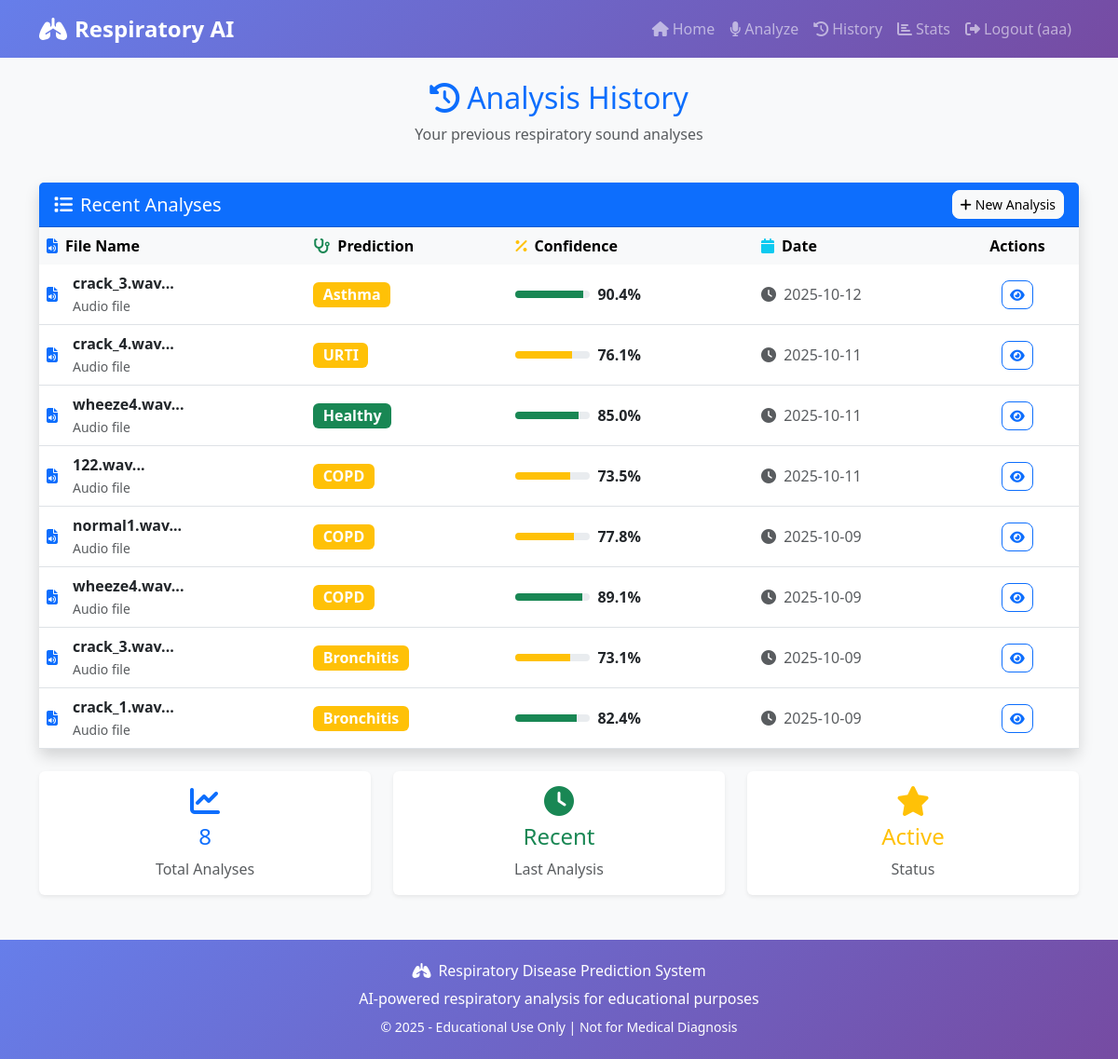
Screenshot of /history (signed in) with the database file from the repository.
### tables this page shows
CREATE TABLE predictions (
        id INTEGER PRIMARY KEY,
        user_id INTEGER,
        filename TEXT,
        prediction TEXT,
        confidence REAL,
        created_at TIMESTAMP DEFAULT CURRENT_TIMESTAMP,
        FOREIGN KEY (user_id) REFERENCES users (id)
    );

### app.py (the view)
@app.route('/history')
def history():
    if 'user_id' not in session:
        return redirect(url_for('login'))
    conn = sqlite3.connect('respiratory.db')
    cursor = conn.cursor()
    cursor.execute('SELECT filename, prediction, confidence, created_at FROM predictions WHERE user_id = ? ORDER BY created_at DESC LIMIT 20', (session['user_id'],))
    predictions = cursor.fetchall()
    conn.close()
    return render_template('history.html', predictions=predictions)

### templates/history.html (shortened to what this page needs)
{% extends "base.html" %}
{% block content %}
<div class="row">
    <div class="col-12 text-center mb-4">
        <h2 class="text-primary">
            <i class="fas fa-history me-2"></i>Analysis History
        </h2>
        <p class="text-muted">Your previous respiratory sound analyses</p>
    </div>
</div>
<div class="row">
    <div class="col-12">
        <div class="card border-0 shadow">
            <div class="card-header bg-primary text-white">
                <div class="row align-items-center">
                    <div class="col">
                        <h5 class="mb-0"><i class="fas fa-list me-2"></i>Recent Analyses</h5>
                    </div>
                    <div class="col-auto">
                        <a href="{{ url_for('upload') }}" class="btn btn-light btn-sm">
                            <i class="fas fa-plus me-1"></i>New Analysis
                        </a>
                    </div>
                </div>
            </div>
            <div class="card-body p-0">
                {% if predictions %}
                <div class="table-responsive">
                    <table class="table table-hover mb-0">
                        <thead class="table-light">
                            <tr>
                                <th class="border-0">
                                    <i class="fas fa-file-audio me-2 text-primary"></i>File Name
                                </th>
                                <th class="border-0">
                                    <i class="fas fa-stethoscope me-2 text-success"></i>Prediction
                                </th>
                                <th class="border-0">
                                    <i class="fas fa-percentage me-2 text-warning"></i>Confidence
                                </th>
                                <th class="border-0">
                                    <i class="fas fa-calendar me-2 text-info"></i>Date
                                </th>
                                <th class="border-0 text-center">Actions</th>
                            </tr>
                        </thead>
                        <tbody>
                            {% for pred in predictions %}
                            <tr>
                                <td class="align-middle">
                                    <div class="d-flex align-items-center">
                                        <i class="fas fa-file-audio me-3 text-primary"></i>
                                        <div>
                                            <div class="fw-bold">{{ pred[0][:30] }}...</div>
                                            <small class="text-muted">Audio file</small>
                                        </div>
                                    </div>
                                </td>
                                <td class="align-middle">
                                    <span class="badge fs-6 {% if pred[1] == 'Healthy' %}bg-success{% elif pred[1] == 'Pneumonia' %}bg-danger{% else %}bg-warning{% endif %}">
                                        {{ pred[1] }}
                                    </span>
                                </td>
                                <td class="align-middle">
                                    <div class="d-flex align-items-center">
                                        <div class="progress me-2" style="width: 80px; height: 8px;">
                                            <div class="progress-bar {% if pred[2] > 80 %}bg-success{% elif pred[2] > 60 %}bg-warning{% else %}bg-danger{% endif %}"
                                                 style="width: {{ pred[2] }}%"></div>
                                        </div>
                                        <span class="fw-bold">{{ "%.1f"|format(pred[2]) }}%</span>
                                    </div>
                                </td>
                                <td class="align-middle">
                                    <div class="text-muted">
                                        <i class="fas fa-clock me-1"></i>
                                        {{ pred[3][:10] }}
                                    </div>
                                </td>
                                <td class="align-middle text-center">
                                    <button class="btn btn-outline-primary btn-sm" title="View Details">
                                        <i class="fas fa-eye"></i>
                                    </button>
                                </td>
                            </tr>
                            {% endfor %}
                        </tbody>
                    </table>
                </div>
                {% endif %}
            </div>
        </div>
    </div>
</div>
{% if predictions %}
<div class="row mt-4">
    <div class="col-md-4">
        <div class="card border-0 shadow-sm text-center">
            <div class="card-body">
                <i class="fas fa-chart-line fa-2x text-primary mb-2"></i>
                <h4 class="text-primary">{{ predictions|length }}</h4>
                <p class="text-muted mb-0">Total Analyses</p>
            </div>
        </div>
    </div>
    <div class="col-md-4">
        <div class="card border-0 shadow-sm text-center">
            <div class="card-body">
                <i class="fas fa-clock fa-2x text-success mb-2"></i>
                <h4 class="text-success">Recent</h4>
                <p class="text-muted mb-0">Last Analysis</p>
            </div>
        </div>
    </div>
    <div class="col-md-4">
        <div class="card border-0 shadow-sm text-center">
            <div class="card-body">
                <i class="fas fa-star fa-2x text-warning mb-2"></i>
                <h4 class="text-warning">Active</h4>
                <p class="text-muted mb-0">Status</p>
            </div>
        </div>
    </div>
</div>
{% endif %}
{% endblock %}

### templates/base.html (shortened to what this page needs)
<!DOCTYPE html>
<html lang="en">
<head>
    <link href="https://cdn.jsdelivr.net/npm/bootstrap@5.3.0/dist/css/bootstrap.min.css" rel="stylesheet">
    <link href="https://cdnjs.cloudflare.com/ajax/libs/font-awesome/6.4.0/css/all.min.css" rel="stylesheet">
</head>
<body class="bg-light">
    <nav class="navbar navbar-expand-lg navbar-dark" style="background: linear-gradient(135deg, #667eea 0%, #764ba2 100%);">
        <div class="container">
            <a class="navbar-brand" href="{{ url_for('home') }}">
                <i class="fas fa-lungs me-2"></i>Respiratory AI
            </a>
            <div class="collapse navbar-collapse" id="navbarNav">
                <ul class="navbar-nav ms-auto">
                    {% if session.user_id %}
                    <li class="nav-item">
                        <a class="nav-link" href="{{ url_for('home') }}">
                            <i class="fas fa-home me-1"></i>Home
                        </a>
                    </li>
                    <li class="nav-item">
                        <a class="nav-link" href="{{ url_for('upload') }}">
                            <i class="fas fa-microphone me-1"></i>Analyze
                        </a>
                    </li>
                    <li class="nav-item">
                        <a class="nav-link" href="{{ url_for('history') }}">
                            <i class="fas fa-history me-1"></i>History
                        </a>
                    </li>
                    <li class="nav-item">
                        <a class="nav-link" href="{{ url_for('stats') }}">
                            <i class="fas fa-chart-bar me-1"></i>Stats
                        </a>
                    </li>
                    <li class="nav-item">
                        <a class="nav-link" href="{{ url_for('logout') }}">
                            <i class="fas fa-sign-out-alt me-1"></i>Logout ({{ session.username }})
                        </a>
                    </li>
                    {% endif %}
                </ul>
            </div>
        </div>
    </nav>
    <main class="container my-4">
        {% block content %}{% endblock %}
    </main>
    <footer class="footer mt-5 py-4">
        <div class="container text-center">
            <h6><i class="fas fa-lungs me-2"></i>Respiratory Disease Prediction System</h6>
            <p class="mb-2">AI-powered respiratory analysis for educational purposes</p>
            <p class="small mb-0">&copy; 2025 - Educational Use Only | Not for Medical Diagnosis</p>
        </div>
    </footer>
</body>
</html>

### templates/base.html (style rules this page uses)
body { font-family: 'Segoe UI', Tahoma, Geneva, Verdana, sans-serif; }
.navbar-brand { font-size: 1.5rem; font-weight: bold; }
.card { box-shadow: 0 2px 4px rgba(0,0,0,0.1); border: none; }
.btn { border-radius: 8px; }
.footer { background: linear-gradient(135deg, #667eea 0%, #764ba2 100%); color: white; }

### rows the page displays
predictions: filename "crack_3.wav", prediction "Asthma", confidence "90.4", created_at "2025-10-12"
predictions: filename "crack_4.wav", prediction "URTI", confidence "76.1", created_at "2025-10-11"
predictions: filename "wheeze4.wav", prediction "Healthy", confidence "85.0", created_at "2025-10-11"
predictions: filename "122.wav", prediction "COPD", confidence "73.5", created_at "2025-10-11"
predictions: filename "normal1.wav", prediction "COPD", confidence "77.8", created_at "2025-10-09"
predictions: filename "wheeze4.wav", prediction "COPD", confidence "89.1", created_at "2025-10-09"
predictions: filename "crack_3.wav", prediction "Bronchitis", confidence "73.1", created_at "2025-10-09"
predictions: filename "crack_1.wav", prediction "Bronchitis", confidence "82.4", created_at "2025-10-09"

### other values shown
{{ session.username }} "aaa"
{{ predictions|length }} "8"
